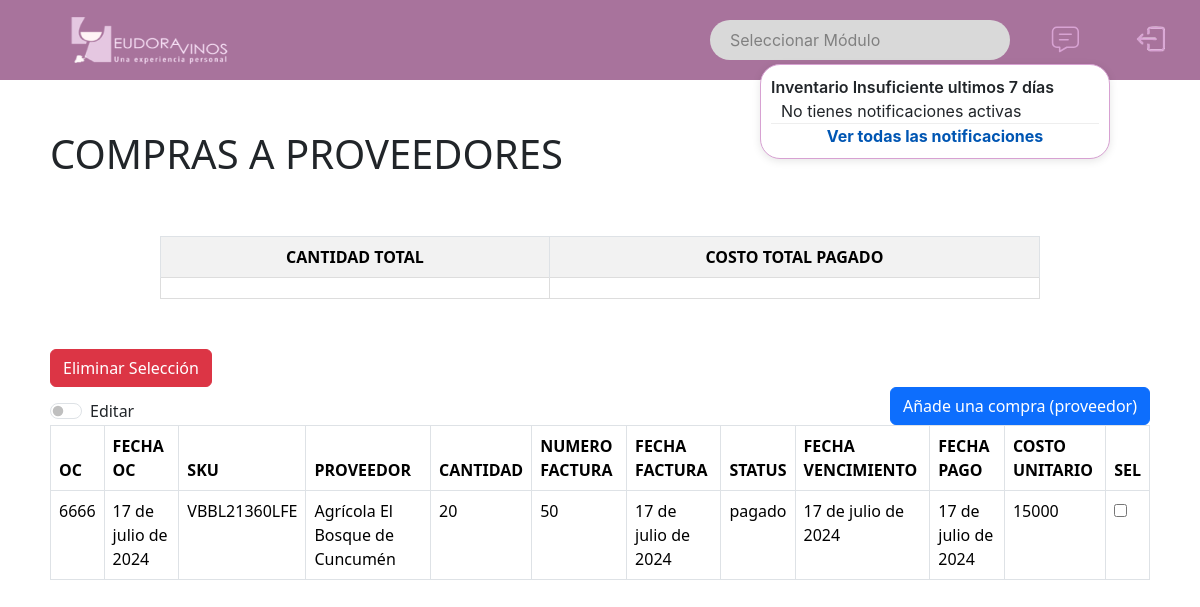
The app's page /compra_proveedor/ (signed in), older data.
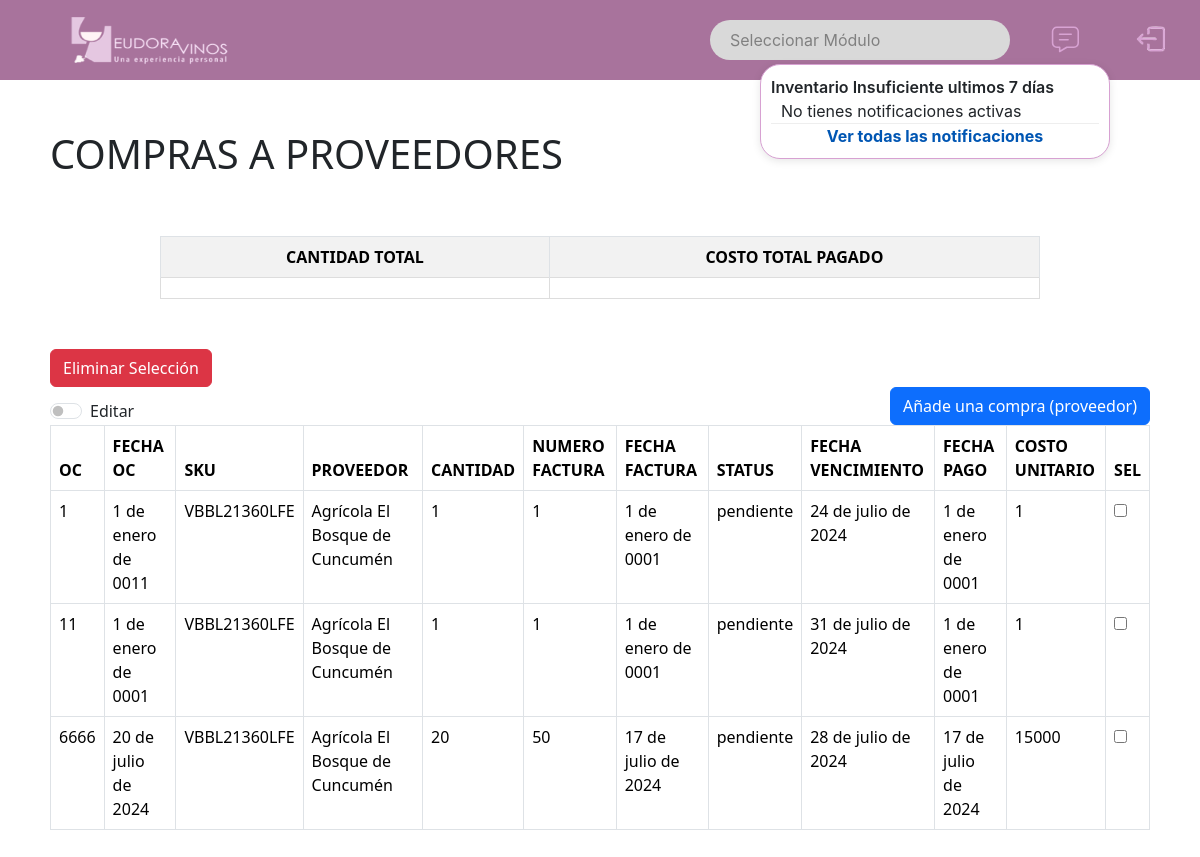
The same page, newer data.
### website/models.py (models this page shows, shortened)
class Compra_proveedores(models.Model):
    OC = models.IntegerField(primary_key=True, unique=True)
    nombre_prov = models.ForeignKey(Proveedores, on_delete=models.CASCADE) #foreign
    fecha_oc = models.DateField()
    SKU = models.ForeignKey(Producto, on_delete=models.CASCADE) #foreign
    cantidad = models.IntegerField()
    numero_factura = models.IntegerField()
    fecha_factura = models.DateField(null=True)
    status = models.CharField(max_length=50)
    fecha_vencimiento = models.DateField()
    fecha_pago = models.DateField(null=True, blank=True)
    costo_unitario = models.IntegerField(null=True)

class Producto(models.Model):
    SKU = models.CharField(primary_key=True, max_length=50, unique=True)
    tipo_producto = models.CharField(max_length=50)
    cepa= models.CharField(max_length=50, null=True)
    cosecha = models.CharField(max_length=50, null=True)
    nombre_producto = models.CharField(max_length=50, null=True)
    viña= models.CharField(max_length=150, null=True)
    def __str__(self):
        return self.SKU

class Proveedores(models.Model):
    nombre_prov = models.CharField(primary_key=True, unique=True, max_length=50)
    email_empresa = models.EmailField(null=True)
    telefono_empresa = models.IntegerField(null=True)
    def __str__(self):
        return self.nombre_prov

### website/views.py (the view)
# urls.py: path('compra_proveedor/', views.compra_proveedor, name='Compra_proveedores'), #muestra
@login_required
def compra_proveedor(request):
    compra_proveedores = Compra_proveedores.objects.all()
    return render(request, 'compra_proveedor.html', {'compra_proveedores': compra_proveedores})

### website/context_processors.py (called while the page is built)
def notificaciones(request):
    fecha_limite = datetime.now().date() - timedelta(days=7)
    notificaciones_activas = Alerta_stock.objects.filter(fecha_alerta__gte=fecha_limite)
    return {'notificaciones_activas': notificaciones_activas}

### website/templates/compra_proveedor.html (shortened to what this page needs)
{% load static%}
{% include "base.html" %}
{% block content %}
    <div id="tablas-css" >
        <link type="text/css" href='{% static "css/tablas2.css" %}' rel="stylesheet"/>
        <div id="titulo-modelo">
            <h1>COMPRAS A PROVEEDORES</h1>
        </div>
        <div>
            <table id="totals-table" class="table table-bordered table-hover">
                <thead>
                    <tr>
                        <th>CANTIDAD TOTAL</th>
                        <th>COSTO TOTAL PAGADO</th>
                    </tr>
                </thead>
                <tbody>
                    <tr>
                        <td id="total-cantidad">{{ total_cantidad }}</td>
                        <td id="total-pagado">{{ total_pagado }}</td>
                    </tr>
                </tbody>
            </table>
        </div>
        <div class="col d-grid gap-2 d-md-flex">
            <button id="eliminar-seleccion" type="button" class="btn btn-danger">Eliminar Selección</button>
        </div>
        <div class="a">
            <div class="row align-items-end">
                <div class="col">
                    <div id="ediciones">
                        <div class="form-check form-switch">
                            <input class="form-check-input" type="checkbox" role="switch" id="flexSwitchCheckDefault">
                            <label class="form-check-label" for="flexSwitchCheckDefault">Editar</label>
                        </div>
                    </div>
                </div>
                <div class="col d-grid gap-2 d-md-flex justify-content-md-end">
                    <button type="button" class="btn btn-primary" data-bs-toggle="modal" data-bs-target="#addnewcompra_proveedor">
                        Añade una compra (proveedor)
                    </button>
                </div>
            </div>
        </div>
        <div>
            <table id="table" summary="tabla compra_proveedor" class=" table table-bordered table-hover dt-responsive" >
                <thead>
                <tr class="listado">
                    <th> OC </th>
                    <th> FECHA OC </th>
                    <th> SKU</th>
                    <th> PROVEEDOR </th>
                    <th> CANTIDAD </th>
                    <th> NUMERO FACTURA </th>
                    <th> FECHA FACTURA </th>
                    <th> STATUS </th>
                    <th> FECHA VENCIMIENTO </th>
                    <th> FECHA PAGO </th>
                    <th> COSTO UNITARIO </th>
                    <th> SEL </th>
                </tr>
                </thead>
                <tbody>
                    {% for compra_proveedor in compra_proveedores %}
                    <tr class="listado">
                        <td>{{ compra_proveedor.OC }}</td>
                        <td class="editable" data-oc="{{ compra_proveedor.OC }}" data-type="fecha_oc">{{ compra_proveedor.fecha_oc }}</td>
                        <td>{{ compra_proveedor.SKU }}</td>
                        <td>{{ compra_proveedor.nombre_prov }}</td>
                        <td class="editable" data-oc="{{ compra_proveedor.OC }}" data-type="cantidad">{{ compra_proveedor.cantidad }}</td>
                        <td class="editable" data-oc="{{ compra_proveedor.OC }}" data-type="numero_factura">{{ compra_proveedor.numero_factura }}</td>
                        <td class="editable" data-oc="{{ compra_proveedor.OC }}" data-type="fecha_factura">{{ compra_proveedor.fecha_factura }}</td>
                        <td class="editable" data-oc="{{ compra_proveedor.OC }}" data-type="status">{{ compra_proveedor.status }}</td>
                        <td class="editable" data-oc="{{ compra_proveedor.OC }}" data-type="fecha_vencimiento">{{ compra_proveedor.fecha_vencimiento }}</td>
                        <td class="editable" data-oc="{{ compra_proveedor.OC }}" data-type="fecha_pago">{{ compra_proveedor.fecha_pago }}</td>
                        <td class="editable" data-oc="{{ compra_proveedor.OC }}" data-type="costo_unitario">{{ compra_proveedor.costo_unitario }}</td>
                        <td>
                            <input type="checkbox" data-OC="{{ compra_proveedor.OC }}" name="seleccionar" id="seleccionar">
                        </td>
                    </tr>
                    {% endfor %}
                </tbody>
            </table>
        </div>
    </div>
{% endblock %}

### website/templates/base.html (shortened to what this page needs)
{% load static%}
<!doctype html>
<html lang="es">
  <head>
    <link href="https://cdn.jsdelivr.net/npm/bootstrap@5.3.3/dist/css/bootstrap.min.css" rel="stylesheet">
    <link rel="stylesheet" href="https://cdn.datatables.net/2.0.8/css/dataTables.dataTables.min.css" />
  </head>
  {% include "navbar.html" %}
  <body>
    <script src="https://cdn.datatables.net/2.0.8/js/dataTables.min.js"></script></body>
</html>

### website/templates/navbar.html (shortened to what this page needs)
{% load static %}
<!DOCTYPE html>
<html>
    <link type="text/css" href='{% static "css/navbar.css" %}' rel="stylesheet"/>
    <body>
        <ul id="puntos_navbar">
            <a class="logo" href="/">
                <img class="site-logo" src="{% static 'images/logo.png' %}" alt="Logo" width="160" height="50" role="presentation">
            </a>
            <li id="search-container">
                <form id="search-form" onsubmit="redirectToPage(event)">
                    <select class="form-control" id="search-input" placeholder="Buscar Módulo" onchange="redirectToPage()">
                        <option value="">Seleccionar Módulo</option>
                    </select>
                </form>
            </li>
            <li class="notificacion-con-burbuja">
                <a href="" class="notifications-button" id="notifications-button">
                    <img class="site-logo" src="{% static 'images/notificaciones.svg' %}" alt="Logo" width="160" height="50" role="presentation">
                </a>
                <div id="notifications-dropdown" class="notifications-dropdown" >
                    <ul>
                        <span id="titulo-notificacion">Inventario Insuficiente ultimos 7 días</span>
                        {% if notificaciones_activas %}
                            {% for notificacion in notificaciones_activas %}
                                <li>ID inventario {{ notificacion.id_inventario.id_inventario }}</li>
                            {% endfor %}
                        {% else %}
                            <li>No tienes notificaciones activas</li>
                        {% endif %}
                        <li class="view-all-notifications">
                            <a href="/notificaciones">Ver todas las notificaciones</a>
                        </li>
                    </ul>
                </div>
            </li>
            <li>
                <a href="{% url 'salir' %}" class="logout-button">
                    <img class="site-logo" src="{% static 'images/Log_Out_Buton.png' %}" alt="Logo" width="160" height="50" role="presentation">
                </a>
            </li>
        </ul>
    </body>
</html>

### website/static/css/navbar.css (style rules this page uses)
#puntos_navbar { list-style-type: none; margin: 0; padding: 0; background-color: #A8739C; display: flex; align-items: center; height: 80px; font-family: 'Inter', sans-serif; }
#puntos_navbar li { padding: 0 10px; }
.logo { display: flex; align-items: center; margin-left: 70px; height: 100%; width: 100%; }
.site-logo { display: block; }
#search-container { display: flex; align-items: center; margin-left: auto; }
#search-form { display: flex; }
#search-input { padding: 8px; width: 300px; font-size: 16px; border: none; border-radius: 50px; background-color: #D9D9D9; color: gray; padding-left: 20px; }
#search-input::placeholder { color: #ffffffd0; border: 1px solid #D9D9D9; }
.logout-button { background-color: #A8739C; }
.logout-button img { margin-top: -5px; width: 70px; height: auto; transition: filter 0.3s; }
.notifications-button { background-color: #A8739C; }
.notifications-button img { margin-top: -2px; width: 70px; height: auto; transition: filter 0.3s; }
.notifications-dropdown { background-color: #ffffff; border: 1px solid #D7A1D2; box-shadow: 0 2px 8px rgba(0,0,0,0.1); width: 350px; position: absolute; right: 0; z-index: 1000; font-size: medium; border-radius: 20px; }
.notifications-dropdown ul { list-style-type: none; margin: 0; padding: 10px; }
.notifications-dropdown li { padding: 10px; border-bottom: 1px solid #eee; }
.notifications-dropdown li:last-child { border-bottom: none; }
.view-all-notifications a { display: block; color: #0056b3; text-decoration: none; font-weight: bold; text-align: center; }
.notificacion-con-burbuja { position: relative; }
#titulo-notificacion { font-weight: 600; }

### website/static/css/tablas2.css (style rules this page uses)
body { font-size: 140%; }
table { color: red; }
#tablas-css { padding: 50px; font-size: medium; font-weight: 100; }
#titulo-modelo { display: flex; flex-direction: row; padding-bottom: 50px; }
#totals-table { max-width: 80%; margin: 0 auto; margin-bottom: 50px; border-collapse: collapse; text-align: center; }
#totals-table td { border: 1px solid #ddd; padding: 10px; }
#totals-table th { background-color: #f2f2f2; font-weight: bold; }

Row changes from the older to the newer data that the page shows:
added Compra_proveedores: OC "1", fecha_oc "1 de enero de 0011", SKU "VBBL21360LFE", nombre_prov "Agrícola El Bosque de Cuncumén", cantidad "1", numero_factura "1", fecha_factura "1 de enero de 0001", status "pendiente", fecha_vencimiento "24 de julio de 2024", fecha_pago "1 de enero de 0001", costo_unitario "1"
added Compra_proveedores: OC "11", fecha_oc "1 de enero de 0001", SKU "VBBL21360LFE", nombre_prov "Agrícola El Bosque de Cuncumén", cantidad "1", numero_factura "1", fecha_factura "1 de enero de 0001", status "pendiente", fecha_vencimiento "31 de julio de 2024", fecha_pago "1 de enero de 0001", costo_unitario "1"
changed Compra_proveedores id 6666: fecha_oc "17 de julio de 2024" → "20 de julio de 2024"; status "pagado" → "pendiente"; fecha_vencimiento "17 de julio de 2024" → "28 de julio de 2024"
